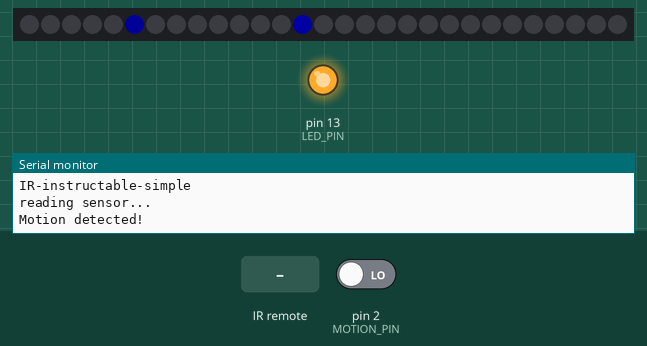
This sketch was run on a simulated Arduino Uno, built with avr-gcc and run on an emulated ATmega328P. On the bench: 29 RGB LEDs in strip order, left to right, output pins drawn as LEDs (lit = HIGH), the last lines printed to the serial monitor. Inputs (shaded band) come from the test bench; at power-on: pin 2 (MOTION_PIN) LOW. Dim RGB values are drawn brighter than linear; random numbers use the default seed unless the sketch sets one.

Above: at 2.6 s.
2.7 s: infrared code 0x8322B04F received
11.3 s: pin 2 (MOTION_PIN) driven HIGH
19.6 s: infrared code 0x8322A659 received
At 21.94 s:
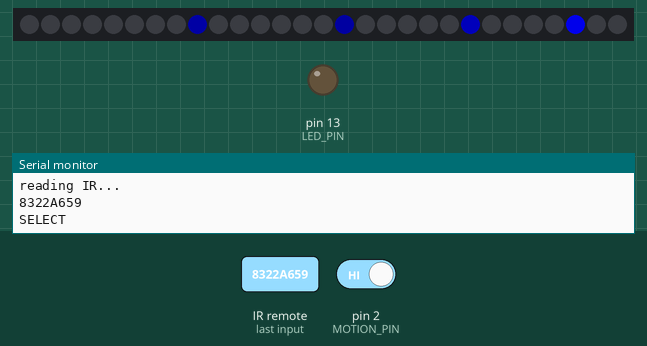
27.9 s: infrared code 0x8322B04F received
At 33.72 s:
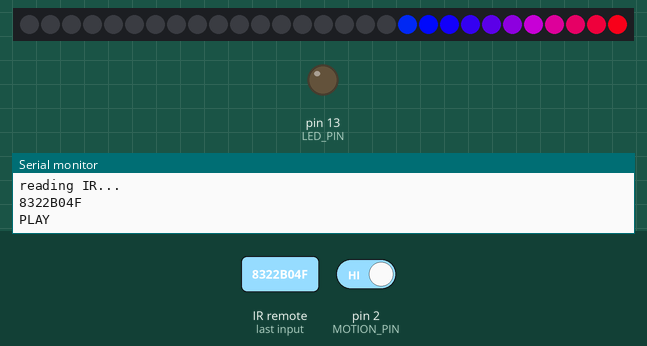
36.2 s: pin 2 (MOTION_PIN) driven LOW
At 42.5 s:
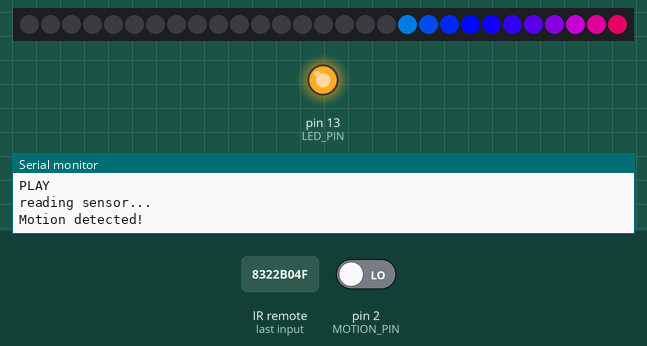
44.5 s: pin 2 (MOTION_PIN) driven HIGH
At 55.0 s:
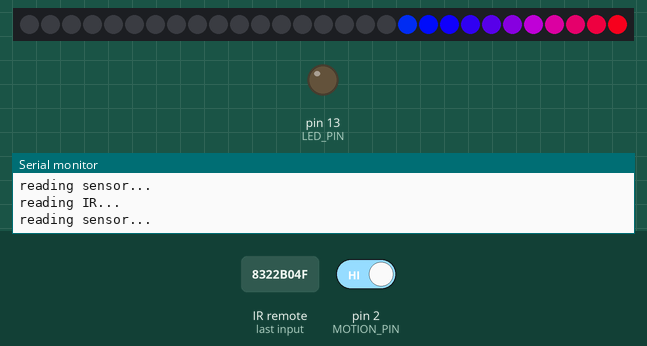
Timing chart, 0 to 56.5 s (numbered marks = the images above; inputs shaded):
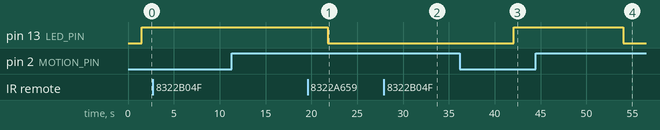

The sketch:

sign-circuit.ino
```cpp
/* Trinket/Gemma compatible IR read sketch
This sketch/program uses an Adafruit Trinket or Gemma
ATTiny85 based mini microcontroller and a PNA4602 or TSOP38238 to
read an IR code and perform a function.
Based on Adafruit tutorial http://learn.adafruit.com/ir-sensor/using-an-ir-sensor
and http://learn.adafruit.com/trinket-gemma-mini-theramin-music-maker
*/

#include <IRremote.h>

//******** Neopixel ***********//
#include <Adafruit_NeoPixel.h>

// Parameter 1 = number of pixels in strip
// Parameter 2 = pin number (most are valid)
// Parameter 3 = pixel type flags, add together as needed:
//   NEO_RGB     Pixels are wired for RGB bitstream
//   NEO_GRB     Pixels are wired for GRB bitstream
//   NEO_KHZ400  400 KHz bitstream (e.g. FLORA pixels)
//   NEO_KHZ800  800 KHz bitstream (e.g. High Density LED strip)
#define NEOPIXEL_PIN 9
#define NUM_LEDS 29
#define NUM_LEDS_HERE 12
#define LEDS_HERE_START 18
Adafruit_NeoPixel strip = Adafruit_NeoPixel(NUM_LEDS, NEOPIXEL_PIN, NEO_GRB + NEO_KHZ800);

int delayVal = 50;
int DISPLAY_DELAY = 5000;//ms

// Colors used in the random flash method.
// just add new {nnn, nnn, nnn}, lines. They will be picked out randomly
//                          R   G   B
uint8_t greenColors[][3] = {{30, 44, 0},    // leaf_green
                            {0, 24, 0},     // green
                            {0, 50, 24},    // sapphire
                            {12, 36, 23},   // mediumSeaGreen
                            {0, 50, 20},    // mediumSpringGreen
                            };
#define FAVCOLORS sizeof(greenColors) / 3

uint32_t white         = strip.Color(24, 24, 24);
uint32_t hot_pink      = strip.Color(48, 0, 24);
uint32_t light_blue    = strip.Color(0, 24, 24);
uint32_t bright_blue   = strip.Color(10, 24, 50);
uint32_t leaf_green    = strip.Color(30, 44, 0);
uint32_t purple        = strip.Color(17, 0, 44);
uint32_t yellowOrange  = strip.Color(44, 30, 0);
uint32_t sapphire      = strip.Color(0, 50, 24);
uint32_t green         = strip.Color(0, 24, 0);
uint32_t red           = strip.Color(24, 0, 0);
uint32_t blue          = strip.Color(0, 0, 24);
uint32_t salmon_pink   = strip.Color(236, 79, 100);
uint32_t cream         = strip.Color(246, 216, 180);
uint32_t lavendar      = strip.Color(174, 113, 208);
uint32_t deep_purple   = strip.Color(91, 44, 86);
uint32_t medium_purple = strip.Color(232, 100, 255);
uint32_t yellow        = strip.Color(200, 200, 20);
uint32_t mediumSeaGreen       = strip.Color(12, 36, 23);
uint32_t mediumSpringGreen    = strip.Color(0, 50, 20);
uint32_t lightGreen       = strip.Color(10, 50, 10);
uint32_t honeyDew         = strip.Color(30, 51, 30);
uint32_t rosyBrown        = strip.Color(38, 35, 35);
uint32_t thistle          = strip.Color(43, 24, 43);
uint32_t plum             = strip.Color(44, 20, 44);
uint32_t mediumOrchid     = strip.Color(44, 10, 44);
uint32_t mediumPurple     = strip.Color(44, 5, 44);
uint32_t mediumSlateBlue  = strip.Color(10, 10, 50);
uint32_t cornFlowerBlue   = strip.Color(5, 10, 50);
uint32_t skyBlue          = strip.Color(20, 30, 50);
uint32_t lightSkyBlue     = strip.Color(27, 30, 50);
uint32_t paleTurquoise    = strip.Color(20, 30, 48);
uint32_t powderBlue       = strip.Color(25, 35, 50);
uint32_t aquamarine       = strip.Color(25, 51, 42);
uint32_t turquoise        = strip.Color(13, 45, 42);
uint32_t mediumTurquoise  = strip.Color(14, 42, 41);
uint32_t lime  = strip.Color(0, 100, 0);

//************************ NEOPIXEL PLASMA ************************//
// Convenient 2D point structure
struct Point {
  float x;
  float y;
};

float phase = 0.0;
float phaseIncrement = 0.03;  // Controls the speed of the moving points. Higher == faster. I like 0.08 .
float colorStretch = 0.11; // Higher numbers will produce tighter color bands. I like 0.11 .

//**********************************************************************//

uint32_t pixelColors[NUM_LEDS];
uint32_t color;
float fadeRate = 0.96;

// ******** IR ******** //
const uint32_t IR_REMOTE_POWER     = 0x8322A15E;
const uint32_t IR_REMOTE_SELECT    = 0x8322A659;
const uint32_t IR_REMOTE_MUTE      = 0x8322AE51;
const uint32_t IR_REMOTE_V_UP      = 0x8322A25D;
const uint32_t IR_REMOTE_V_DOWN    = 0x8322A35C;
const uint32_t IR_REMOTE_MODE      = 0x8322B24D;
const uint32_t IR_REMOTE_REWIND    = 0x8322A55A;
const uint32_t IR_REMOTE_PLAY      = 0x8322B04F;
const uint32_t IR_REMOTE_FORWARD   = 0x8322A45B;
const uint32_t HEADER              = 0x83220000;

const uint32_t MASK = 0xFFFE0000;

enum mode {
  SOMEWHERE,
  HERE
};

mode currentMode = SOMEWHERE;

int RECV_PIN = 5;

IRrecv irrecv(RECV_PIN);

decode_results results;

//********************* Motion Sensor ************************//
const int MOTION_PIN = 2; // Pin connected to motion detector
const int LED_PIN = 13; // LED pin - active-high

void setup() {
  Serial.begin(9600);
  Serial.println("IR-instructable-simple");
  irrecv.enableIRIn(); // Start the receiver

  // Motion sensor setup
  // The PIR sensor's output signal is an open-collector,
  // so a pull-up resistor is required:
  pinMode(MOTION_PIN, INPUT_PULLUP);
  pinMode(LED_PIN, OUTPUT);

  // Neopixel setup
  strip.begin();
  chasePersist(NUM_LEDS, blue); // initialize all pixels to color
}

void loop() {

  Serial.println("reading sensor...");
  int proximity = digitalRead(MOTION_PIN);
  if (proximity == LOW) { // If the sensor's output goes low, motion is detected
    digitalWrite(LED_PIN, HIGH);
    Serial.println("Motion detected!");
    if (currentMode == SOMEWHERE) {
      indicateSomewhere();
    } else if (currentMode == HERE) {
      indicateHere();
    }
  }
  else {
    digitalWrite(LED_PIN, LOW);
  }

  Serial.println("reading IR...");
  if (irrecv.decode(&results)) {
    Serial.println(results.value, HEX);
    if (results.value == IR_REMOTE_SELECT) {
      Serial.println("SELECT");
      currentMode = SOMEWHERE;
      indicateSomewhere();
    }
    else if (results.value == IR_REMOTE_PLAY) {
      Serial.println("PLAY");
      currentMode = HERE;
      indicateHere();
    }

    irrecv.resume(); // Receive the next value
  }

} // end loop


void indicateSomewhere() {
  blue_sparkles();
  chasePersist(NUM_LEDS, blue);
}
void indicateHere() {
  // turn off the LEDS behind "SOMEW"
  for (int i = 0; i < LEDS_HERE_START; i++) {
    strip.setPixelColor(i, 0);
  }
  for (int i = 0; i < 500; i++) {
    neopixel_plasma();
  }
    rainbowCycle(15);
}
```

Source omitted: ColorFunctions.ino (14095 bytes)

Measured:
- after the input at 36.2 s, pin 13 (LED_PIN): LOW → HIGH after 5.9 s
- after the input at 44.5 s, pin 13 (LED_PIN): HIGH → LOW after 9.5 s
